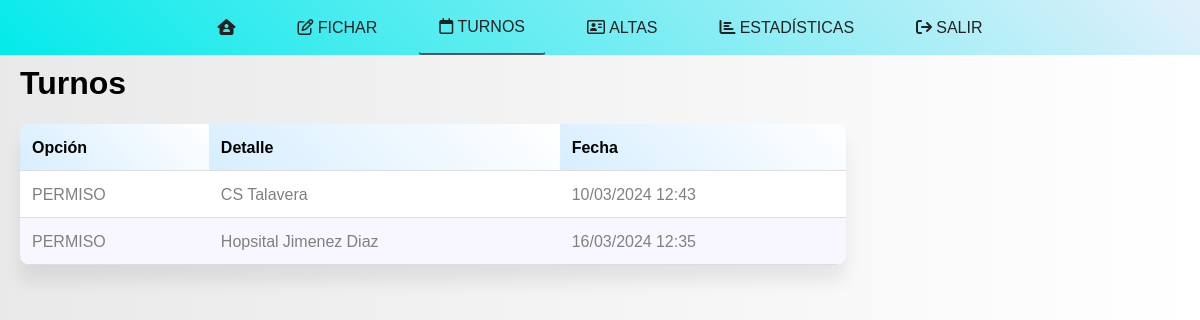
Page /ver_turnos (signed in) on the committed database.
### app.py (models this page shows, shortened)
class Turno(db.Model):
    id = db.Column(db.Integer, primary_key=True)
    usuario_id = db.Column(db.Integer, db.ForeignKey('user.id'), nullable=False)
    usuario = db.relationship('User', backref=db.backref('turnos', lazy=True))
    opcion = db.Column(db.String(10), nullable=False)
    sitio = db.Column(db.String(100))
    codigo_postal = db.Column(db.String(10))
    fecha_inicio = db.Column(db.DateTime, default=datetime.now)
    fecha_cierre = db.Column(db.DateTime)

### app.py (the view)
@app.route('/ver_turnos', methods=['GET'])
@login_required
def ver_turnos():
    turnos = Turno.query.filter_by(usuario_id=current_user.username).all()
    return render_template('ver_turnos.html', turnos=turnos, active_tab= 'ver_turnos')

### app.py (called while the page is built)
@login_manager.user_loader
def load_user(user_id):
    return User.query.get(int(user_id))

### templates/ver_turnos.html (shortened to what this page needs)
<!DOCTYPE html>
<html>
<head>
    <link rel="preload" href="{{ url_for('static', filename='font-awesome/css/all.min.css') }}" as="style" onload="this.onload=null;this.rel='stylesheet'">
    <link rel="stylesheet" type="text/css" href="{{ url_for('static', filename='styles.css') }}">
    <link rel="stylesheet" href="https://cdnjs.cloudflare.com/ajax/libs/font-awesome/6.5.1/css/all.min.css" integrity=xsha384-9HF2NvP+qcW7y+Q3PzCZI8dkxkX87CPvzALZ3KEU9e3+Em4sL0vo4o8r05a9kF2k">
    <link href="https://fonts.cdnfonts.com/css/noto-sans-medefaidrin" rel="stylesheet">
</head>
<body>
    {% include 'navbar.html'%}
    <div style="margin-top: 60px" class="container">
        <h1>Turnos</h1>
        <table>
            <tr>
                <th>Opción</th>
                <th>Detalle</th>
                <th>Fecha</th>
            </tr>
            {% for turno in turnos %}
            <tr>
                <td>{{ turno.opcion.upper() }}</td>
                <td>
                    {% if turno.opcion == 'permiso' %}
                        {{ turno.sitio }}
                    {% else %}
                        {{ turno.codigo_postal }}
                    {% endif %}
                </td>
                <td>{{ turno.fecha_inicio.strftime('%d/%m/%Y %H:%M') }}</td>
            </tr>
            {% endfor %}
        </table>
    </div>
</body>
</html>

### static/styles.css (style rules this page uses)
body { margin: 0; padding: 0; background-image: linear-gradient(90deg, #e9e9e9 0%, #ffffff 100%); font-family: 'Noto Sans Medefaidrin', sans-serif; }
.container { animation: transitionIn 0.55s; padding-left: 20px; }
table { border-collapse: collapse; width: 70%; border-radius: 10px; overflow: hidden; font-family: Lato; font-size: 16px; color: gray; float: left; box-shadow: 0 16px 17px rgba(0, 0, 0, 0.08); }
th, td { font-family: 'Noto Sans Medefaidrin', sans-serif; border-bottom: 1px solid #ddd; padding: 12px; text-align: left; }
th { font-family: 'Noto Sans Medefaidrin', sans-serif; background-image:linear-gradient(45deg, #d7eeff 0%, #ffffff 100%); color: rgb(0, 0, 0); }
tr:nth-child(odd) { font-family: 'Noto Sans Medefaidrin', sans-serif; background-color: #f8f6ff; }
tr:nth-child(even) { font-family: 'Noto Sans Medefaidrin', sans-serif; background-color: white; }

### rows in the picture
Turno: opcion "PERMISO", sitio "CS Talavera", fecha_inicio "10/03/2024 12:43"
Turno: opcion "PERMISO", sitio "Hopsital Jimenez Diaz", fecha_inicio "16/03/2024 12:35"
